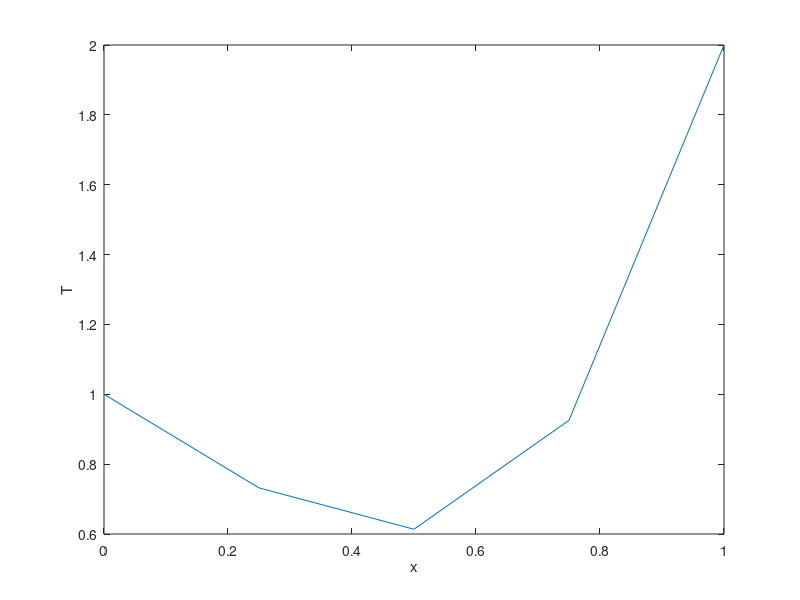

This chart was generated by the following MATLAB code:
close all
clear all
clc
% ------------------------------------------------
% datos
% paso
h=0.25;

% nodos de la malla no uniforme
x=0:h:1;

% cantidad de nodos
n=length(x);

% condiciones de borde
izq=1;
der=2;

% matriz global
K=zeros(n,n);

% vector de constantes
f=zeros(n,1);

% calcula los nodos en la frontera
% izquierdo
K(1,1)=1;
f(1)=izq;

% derecho
K(n,n)=1;
f(n)=der;

% calcula los nodos internos de la malla
for k=2:n-1
    hp=x(k+1)-x(k);
    hn=x(k)-x(k-1);
    K(k,(k-1:k+1))=[2/(hn*(hp+hn)) (1-2/(hp*hn)) 2/(hp*(hp+hn))];
    f(k)=10*x(k)*(x(k)+1);
end

% resuelve el sistema
phi=K\f;

% grafica la solucion aproximada
figure;
plot(x,phi)
xlabel('x');
ylabel('T');
% ------------------------------------------------